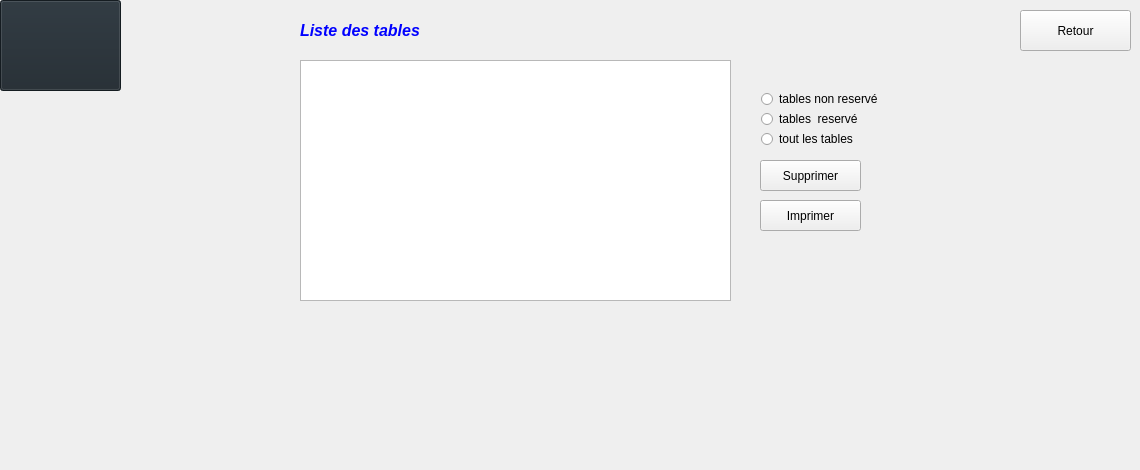
      <widget class="QWidget" name="Affichage">
       <attribute name="title">
        <string>Affichage</string>
       </attribute>
       <widget class="QTableView" name="tableView">
        <property name="geometry">
         <rect>
          <x>300</x>
          <y>60</y>
          <width>431</width>
          <height>241</height>
         </rect>
        </property>
        <property name="styleSheet">
         <string notr="true"> QTableView {
     selection-background-color: qlineargradient(x1: 0, y1: 0, x2: 0.5, y2: 0.5,
                                 stop: 0 #FF92BB, stop: 1 white);
 }
 QTableView QTableCornerButton::section {
     background: red;
     border: 2px outset red;
 }</string>
        </property>
       </widget>
       <widget class="QLabel" name="label_17">
        <property name="geometry">
         <rect>
          <x>300</x>
          <y>10</y>
          <width>281</width>
          <height>41</height>
         </rect>
        </property>
        <property name="font">
         <font>
          <pointsize>22</pointsize>
         </font>
        </property>
        <property name="styleSheet">
         <string notr="true"/>
        </property>
        <property name="text">
         <string>&lt;html&gt;&lt;head/&gt;&lt;body&gt;&lt;p&gt;&lt;span style=&quot; font-size:12pt; font-weight:600; font-style:italic; color:#0000ff;&quot;&gt;Liste des tables&lt;/span&gt;&lt;/p&gt;&lt;/body&gt;&lt;/html&gt;</string>
        </property>
       </widget>
       <widget class="QPushButton" name="supprimer_table">
        <property name="geometry">
         <rect>
          <x>760</x>
          <y>160</y>
          <width>101</width>
          <height>31</height>
         </rect>
        </property>
        <property name="styleSheet">
         <string notr="true"/>
        </property>
        <property name="text">
         <string>Supprimer</string>
        </property>
        <property name="icon">
         <iconset resource="images.qrc">
          <normaloff>:/images/delete.png</normaloff>:/images/delete.png</iconset>
        </property>
        <property name="iconSize">
         <size>
          <width>20</width>
          <height>20</height>
         </size>
        </property>
       </widget>
       <widget class="QRadioButton" name="radioButton_2_table">
        <property name="geometry">
         <rect>
          <x>760</x>
          <y>110</y>
          <width>111</width>
          <height>17</height>
         </rect>
        </property>
        <property name="styleSheet">
         <string notr="true"> QRadioButton::indicator {
     width: 13px;
     height: 13px;
 }
 
 QRadioButton::indicator::unchecked {
     image: url(:/images/radiobutton_unchecked.png);
 }
 
 QRadioButton::indicator:unchecked:hover {
     image: url(:/images/radiobutton_unchecked_hover.png);
 }
 
 QRadioButton::indicator:unchecked:pressed {
     image: url(:/images/radiobutton_unchecked_pressed.png);
 }
 
 QRadioButton::indicator::checked {
     image: url(:/images/radiobutton_checked.png);
 }
 
 QRadioButton::indicator:checked:hover {
     image: url(:/images/radiobutton_checked_hover.png);
 }
 
 QRadioButton::indicator:checked:pressed {
     image: url(:/images/radiobutton_checked_pressed.png);
 }</string>
        </property>
        <property name="text">
         <string>tables  reservé</string>
        </property>
       </widget>
       <widget class="QRadioButton" name="radioButton_table">
        <property name="geometry">
         <rect>
          <x>760</x>
          <y>90</y>
          <width>181</width>
          <height>17</height>
         </rect>
        </property>
        <property name="styleSheet">
         <string notr="true"> QRadioButton::indicator {
     width: 13px;
     height: 13px;
 }
 
 QRadioButton::indicator::unchecked {
     image: url(:/images/radiobutton_unchecked.png);
 }
 
 QRadioButton::indicator:unchecked:hover {
     image: url(:/images/radiobutton_unchecked_hover.png);
 }
 
 QRadioButton::indicator:unchecked:pressed {
     image: url(:/images/radiobutton_unchecked_pressed.png);
 }
 
 QRadioButton::indicator::checked {
     image: url(:/images/radiobutton_checked.png);
 }
 
 QRadioButton::indicator:checked:hover {
     image: url(:/images/radiobutton_checked_hover.png);
 }
 
 QRadioButton::indicator:checked:pressed {
     image: url(:/images/radiobutton_checked_pressed.png);
 }</string>
        </property>
        <property name="text">
         <string>tables non reservé</string>
        </property>
       </widget>
       <widget class="QRadioButton" name="radioButton_3_table">
        <property name="geometry">
         <rect>
          <x>760</x>
          <y>130</y>
          <width>111</width>
          <height>17</height>
         </rect>
        </property>
        <property name="styleSheet">
         <string notr="true"> QRadioButton::indicator {
     width: 13px;
     height: 13px;
 }
 
 QRadioButton::indicator::unchecked {
     image: url(:/images/radiobutton_unchecked.png);
 }
 
 QRadioButton::indicator:unchecked:hover {
     image: url(:/images/radiobutton_unchecked_hover.png);
 }
 
 QRadioButton::indicator:unchecked:pressed {
     image: url(:/images/radiobutton_unchecked_pressed.png);
 }
 
 QRadioButton::indicator::checked {
     image: url(:/images/radiobutton_checked.png);
 }
 
 QRadioButton::indicator:checked:hover {
     image: url(:/images/radiobutton_checked_hover.png);
 }
 
 QRadioButton::indicator:checked:pressed {
     image: url(:/images/radiobutton_checked_pressed.png);
 }</string>
        </property>
        <property name="text">
         <string>tout les tables</string>
        </property>
       </widget>
       <widget class="QPushButton" name="retour_2_table">
        <property name="geometry">
         <rect>
          <x>1020</x>
          <y>10</y>
          <width>111</width>
          <height>41</height>
         </rect>
        </property>
        <property name="styleSheet">
         <string notr="true"/>
        </property>
        <property name="text">
         <string>Retour</string>
        </property>
        <property name="icon">
         <iconset resource="images.qrc">
          <normaloff>:/images/return.png</normaloff>:/images/return.png</iconset>
        </property>
        <property name="iconSize">
         <size>
          <width>30</width>
          <height>30</height>
         </size>
        </property>
       </widget>
       <widget class="QPushButton" name="pushButton_13_table">
        <property name="geometry">
         <rect>
          <x>760</x>
          <y>200</y>
          <width>101</width>
          <height>31</height>
         </rect>
        </property>
        <property name="text">
         <string>Imprimer</string>
        </property>
       </widget>
       <widget class="QLabel" name="label">
        <property name="geometry">
         <rect>
          <x>320</x>
          <y>340</y>
          <width>401</width>
          <height>121</height>
         </rect>
        </property>
        <property name="font">
         <font>
          <family>Niagara Engraved</family>
          <pointsize>72</pointsize>
         </font>
        </property>
        <property name="text">
         <string/>
        </property>
       </widget>
       <widget class="QPushButton" name="pushButton_27">
        <property name="geometry">
         <rect>
          <x>0</x>
          <y>0</y>
          <width>121</width>
          <height>91</height>
         </rect>
        </property>
        <property name="styleSheet">
         <string notr="true">QPushButton
{
 
    background-color: #1e272e;
    
    border-color: #1e272e;
   
}</string>
        </property>
        <property name="text">
         <string/>
        </property>
        <property name="icon">
         <iconset resource="Ressources.qrc">
          <normaloff>:/new/images/images/Image4.png</normaloff>:/new/images/images/Image4.png</iconset>
        </property>
        <property name="iconSize">
         <size>
          <width>80</width>
          <height>80</height>
         </size>
        </property>
       </widget>
      </widget>
